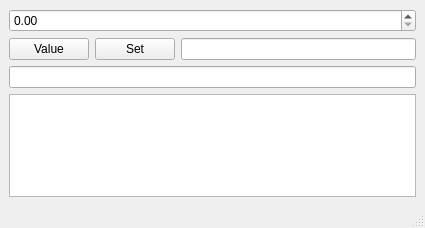
<?xml version="1.0" encoding="UTF-8"?>
<ui version="4.0">
 <class>MainWindow</class>
 <widget class="QMainWindow" name="MainWindow">
  <property name="geometry">
   <rect>
    <x>0</x>
    <y>0</y>
    <width>425</width>
    <height>228</height>
   </rect>
  </property>
  <property name="windowTitle">
   <string>MainWindow</string>
  </property>
  <widget class="QWidget" name="m_centralwidget">
   <layout class="QGridLayout" name="gridLayout">
    <item row="0" column="0" colspan="3">
     <widget class="QScienceSpinBox" name="scienceSpinBox"/>
    </item>
    <item row="1" column="0">
     <widget class="QPushButton" name="pushButton">
      <property name="text">
       <string>Value</string>
      </property>
     </widget>
    </item>
    <item row="1" column="1">
     <widget class="QPushButton" name="pushButtonSet">
      <property name="text">
       <string>Set</string>
      </property>
     </widget>
    </item>
    <item row="1" column="2">
     <widget class="QLineEdit" name="lineEdit"/>
    </item>
    <item row="3" column="0" colspan="3">
     <widget class="QTextEdit" name="textEdit"/>
    </item>
    <item row="2" column="0" colspan="3">
     <widget class="QLineEdit" name="lineEditValue"/>
    </item>
   </layout>
  </widget>
  <widget class="QMenuBar" name="m_menuBar">
   <property name="geometry">
    <rect>
     <x>0</x>
     <y>0</y>
     <width>425</width>
     <height>21</height>
    </rect>
   </property>
  </widget>
  <widget class="QStatusBar" name="m_statusBar"/>
 </widget>
 <customwidgets>
  <customwidget>
   <class>QScienceSpinBox</class>
   <extends>QDoubleSpinBox</extends>
   <header>QScienceSpinBox.h</header>
  </customwidget>
 </customwidgets>
 <resources/>
 <connections/>
</ui>
